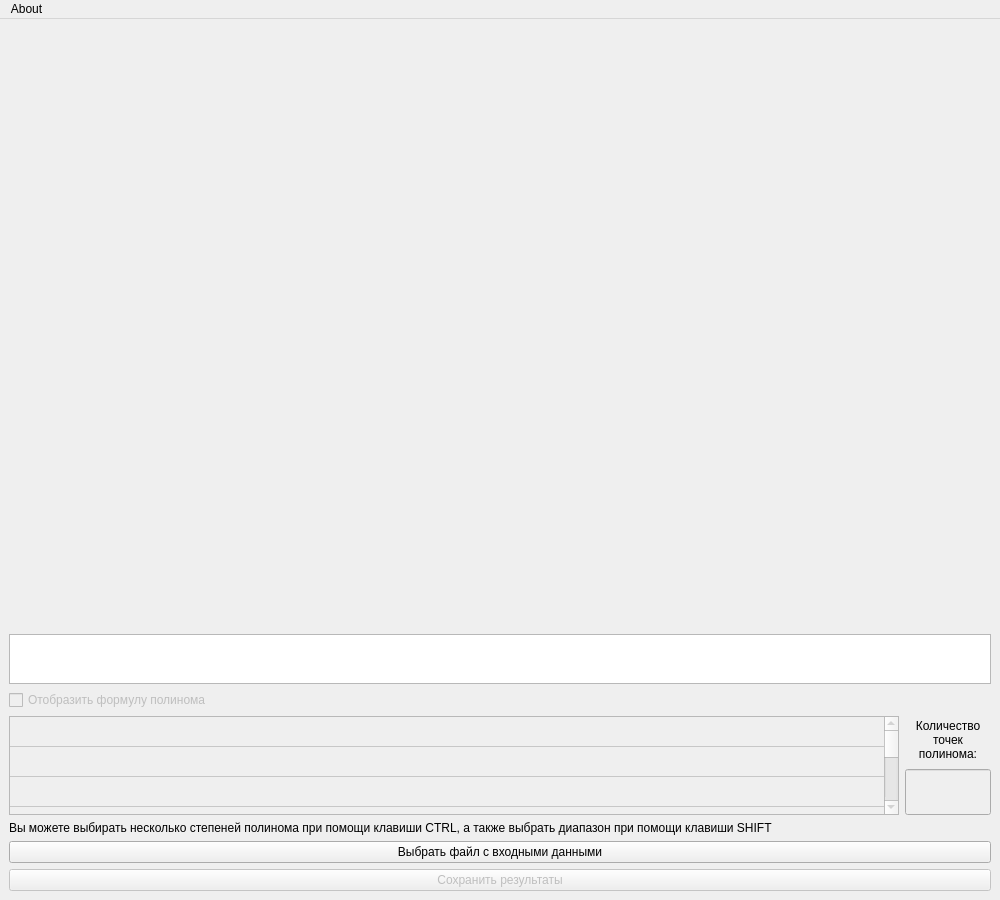
<?xml version="1.0" encoding="UTF-8"?>
<ui version="4.0">
 <class>MainWindow</class>
 <widget class="QMainWindow" name="MainWindow">
  <property name="geometry">
   <rect>
    <x>0</x>
    <y>0</y>
    <width>1000</width>
    <height>900</height>
   </rect>
  </property>
  <property name="minimumSize">
   <size>
    <width>1000</width>
    <height>900</height>
   </size>
  </property>
  <property name="maximumSize">
   <size>
    <width>1000</width>
    <height>900</height>
   </size>
  </property>
  <property name="windowTitle">
   <string>MainWindow</string>
  </property>
  <widget class="QWidget" name="centralwidget">
   <layout class="QVBoxLayout" name="verticalLayout_3">
    <item>
     <widget class="QWidget" name="widget" native="true">
      <property name="minimumSize">
       <size>
        <width>0</width>
        <height>600</height>
       </size>
      </property>
     </widget>
    </item>
    <item>
     <widget class="QListWidget" name="Text_box">
      <property name="minimumSize">
       <size>
        <width>0</width>
        <height>50</height>
       </size>
      </property>
      <property name="maximumSize">
       <size>
        <width>16777215</width>
        <height>50</height>
       </size>
      </property>
     </widget>
    </item>
    <item>
     <widget class="QCheckBox" name="Display_formula_checkbox">
      <property name="enabled">
       <bool>false</bool>
      </property>
      <property name="text">
       <string>Отобразить формулу полинома</string>
      </property>
     </widget>
    </item>
    <item>
     <layout class="QHBoxLayout" name="horizontalLayout">
      <item>
       <widget class="QTableWidget" name="PowerTable">
        <property name="enabled">
         <bool>false</bool>
        </property>
        <property name="minimumSize">
         <size>
          <width>890</width>
          <height>0</height>
         </size>
        </property>
        <property name="maximumSize">
         <size>
          <width>16777215</width>
          <height>150</height>
         </size>
        </property>
        <property name="editTriggers">
         <set>QAbstractItemView::NoEditTriggers</set>
        </property>
        <property name="rowCount">
         <number>8</number>
        </property>
        <property name="columnCount">
         <number>1</number>
        </property>
        <attribute name="horizontalHeaderVisible">
         <bool>false</bool>
        </attribute>
        <attribute name="horizontalHeaderDefaultSectionSize">
         <number>1000</number>
        </attribute>
        <attribute name="horizontalHeaderHighlightSections">
         <bool>true</bool>
        </attribute>
        <attribute name="verticalHeaderVisible">
         <bool>false</bool>
        </attribute>
        <row/>
        <row/>
        <row/>
        <row/>
        <row/>
        <row/>
        <row/>
        <row/>
        <column/>
       </widget>
      </item>
      <item>
       <layout class="QVBoxLayout" name="verticalLayout_4">
        <item>
         <widget class="QLabel" name="label_2">
          <property name="maximumSize">
           <size>
            <width>100</width>
            <height>100</height>
           </size>
          </property>
          <property name="text">
           <string>Количество 
точек 
полинома:</string>
          </property>
          <property name="scaledContents">
           <bool>false</bool>
          </property>
          <property name="alignment">
           <set>Qt::AlignCenter</set>
          </property>
         </widget>
        </item>
        <item>
         <widget class="QLineEdit" name="Number_of_points">
          <property name="enabled">
           <bool>false</bool>
          </property>
          <property name="maximumSize">
           <size>
            <width>190</width>
            <height>150</height>
           </size>
          </property>
          <property name="maxLength">
           <number>3</number>
          </property>
         </widget>
        </item>
       </layout>
      </item>
     </layout>
    </item>
    <item>
     <widget class="QLabel" name="label">
      <property name="maximumSize">
       <size>
        <width>16777215</width>
        <height>20</height>
       </size>
      </property>
      <property name="text">
       <string>Вы можете выбирать несколько степеней полинома при помощи клавиши CTRL, а также выбрать диапазон при помощи клавиши SHIFT</string>
      </property>
     </widget>
    </item>
    <item>
     <widget class="QPushButton" name="Open_button">
      <property name="text">
       <string>Выбрать файл с входными данными</string>
      </property>
     </widget>
    </item>
    <item>
     <widget class="QPushButton" name="Save_button">
      <property name="enabled">
       <bool>false</bool>
      </property>
      <property name="text">
       <string>Сохранить результаты</string>
      </property>
     </widget>
    </item>
   </layout>
  </widget>
  <widget class="QMenuBar" name="menuBar">
   <property name="enabled">
    <bool>true</bool>
   </property>
   <property name="geometry">
    <rect>
     <x>0</x>
     <y>0</y>
     <width>1000</width>
     <height>22</height>
    </rect>
   </property>
   <widget class="QMenu" name="menuAuthor">
    <property name="title">
     <string>About</string>
    </property>
    <addaction name="Author"/>
   </widget>
   <addaction name="menuAuthor"/>
  </widget>
  <action name="Author">
   <property name="text">
    <string>Author</string>
   </property>
  </action>
 </widget>
 <resources/>
 <connections/>
</ui>
